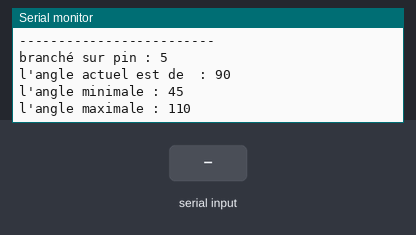
Simulated run of this sketch. Board: Arduino Uno, built with avr-gcc and run on an emulated ATmega328P. Parts: the last lines printed to the serial monitor. The test bench sets the inputs (shaded band).

Above: at 5.4 s.
5.5 s: "90,45\n" received over Serial
At 7.0 s:
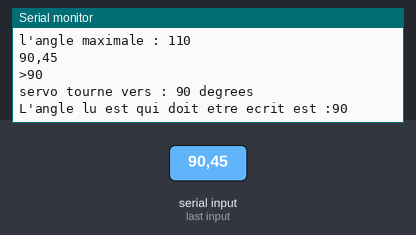
8.0 s: "30,150\n" received over Serial
At 10.2 s:
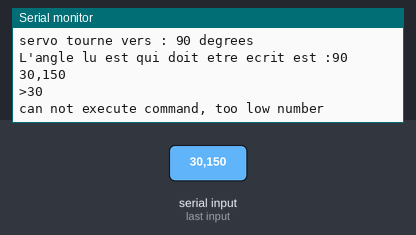
Timing chart, 0 to 11.7 s (numbered marks = the images above; inputs shaded):
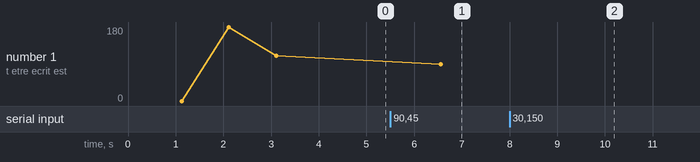

The sketch:

servoClasseAvril.ino
```cpp
#include "ServoM.h"

// dois je le declaré ici en tant que Servo ?
//Servo ServoM;
// je declare ici lobjet pince en tant que servoM et donc en tant que servo , pour utilisé la creation a laide du constructdans le setup au lieu du constructeur a 3 param en init
ServoM pince;
// ci bas la creation de pince avec le constructeur a 3 param, avant de le remplacer par le contrcut
//ServoM pince (5,45,110);

// je mets cette variable mais a terme faut reflichir a comment plutt mettre m_state qui evolue et qui stock a tt moment l'etat actuel
int pos = 0;

void setup() {
  // ici bas jai creéé mon objet a laide de construct en remplacement du constructeur ServoM
  pince.construct(5, 45, 110);
  //ServoM pince (5,45,110);
  // m_pin = pince.construct.pin;
  //Serial.println((String)"le pin depuis le main est :" + m_pin);

  Serial.begin(9600);

  while (!Serial);
  Serial.println("-------------------------");
  Serial.println("HICHEM is loading....");
  delay(1000);
  Serial.println("HICHEM loaded succesfully (ca fait style hein ?)");
  Serial.println("-------------------------");
  Serial.println("calibration du servo...(bababa la nasa tremble)");

   pince.WRITE_Servo_Angle(0);
    delay(1000);
    pince.WRITE_Servo_Angle(180);
    delay(1000);
    pince.WRITE_Servo_Angle(110);
  delay(1000);
  Serial.println("servo calibré");
  Serial.println("-------------------------");
  Serial.println("écrivez la commande à excuté/donnez l'angle ");
  Serial.println("-------------------------");
  pince.afficherEtat();
 // pince.serialEvent();
 pince.getAngleMax(30);

}

void loop() {
 /* for (pos = 50; pos <= 100; pos += 1) {
    // in steps of 1 degree
    pince.WRITE_Servo_Angle(pos);
    // pince.write(pos);
    delay(15);
  }
  for (pos = 100; pos >= 50; pos -= 1) {
    pince.write(pos);
    delay(15);
  } */
  /*// lecture du nombre de caractères disponibles dans le buffer
    int donneesALire = Serial.available();
    if(donneesALire > 0) // si le buffer n'est pas vide
    {
      // Il y a des données, on les lit et on fait du traitement
    }
    // on a fini de traiter la réception ou il n'y a rien à lire    pince.WRITE_Servo_Angle(20);
  */
  /* char choseLue = Serial.read();

    if(choseLue == -1) // si le buffer est vide
    {
       // Rien à lire, rien lu
    }
    else // le buffer n'est pas vide
    {
       // On a lu un caractère
    }
    delay(300);*/

  // pince.WRITE_Servo_Angle(50);

  //    pince.serialEvent();

    for (pos = 50; pos <= 100; pos += 1)
      if (Serial.available())


      {
        String stateString = Serial.readString();
        Serial.println(stateString);
        int state = stateString.toInt();

        if (state < 50)

        {
          Serial.print(">");
          Serial.println(state);
          Serial.println("can not execute command, too low number");

        }

        if (state >= 50 && state < 100)
        {
          Serial.print(">");
          Serial.println(state);
          Serial.print("servo tourne vers : ");
          Serial.print(state);
          Serial.println(" degrees");
          pince.WRITE_Servo_Angle(state);
          delay(1000);


        }

      }
  //pince.afficherEtat();


}
```

ServoM.cpp
```cpp
//
// Created by serik on 24/02/2021.
//
#include <Servo.h>
#include "ServoM.h"

// je doit a chaque fois instancier l'objet dans chaque fonction comment pallier acela stp ?

/* le constructeur que j'ai commenté pour utlisé uniquement le construct plus bas*/
ServoM::ServoM(int pin, int angleMin, int angleMax)
{
  Servo hichem;
  m_pin = pin;
  m_angleMin = angleMin;
  m_angleMax = angleMax;
  m_state = 55;
  hichem.attach(pin);
  hichem.attach(m_pin);

  m_state = hichem.read();
}

void ServoM::construct(int pin, int angleMin, int angleMax)
{
  Servo hichem;
  m_pin = pin;
  m_angleMin = angleMin;
  m_angleMax = angleMax;
  hichem.attach(pin);
  m_state = 55;
  m_state = hichem.read();
}


void ServoM::serialEvent() // déclaration de la fonction d'interruption sur la voie série
{
  int donneesALire = Serial.available();
  if (donneesALire > 0) // si le buffer n'est pas vide
  {
    // Il y a des données, on les lit et on fait du traitement
    Serial.println(donneesALire);
  }

}
void ServoM::getAngleMax(int angle)
{
  hichem.read();
}

void ServoM::getAngleMin(int angle)
{
  hichem.read();
  //Serial.println("ceci est l'angle lu :  " + angle);

}

void ServoM::WRITE_Servo_Angle(int angle)
{
  hichem.write(angle);
  Serial.println((String)"L'angle lu est qui doit etre ecrit est :" + hichem.read());

}

int ServoM::READ_Servo_Angle() const
{
  return m_state;
}

bool ServoM::estAllume() const
{
  if (20 < m_state < 160)
  {
    return true;
  }
  else
  {
    return false;
  }
}

void ServoM::afficherEtat() const
{
  // Serial.println((String)"le servo branché est  : "+ nom_objet);
  Serial.println((String)"branché sur pin : " + m_pin);
  Serial.println((String)"l'angle actuel est de  : " + m_state);
  Serial.println((String)"l'angle minimale : " + m_angleMin);
  Serial.println((String)"l'angle maximale : " + m_angleMax);
}

ServoM::ServoM() = default;
```

ServoM.h
```cpp
//
// Created by serik on 24/02/2021.
//

#ifndef DRONE_SERVOM_H
#define DRONE_SERVOM_H
#include <Servo.h>
#include "arduino.h"
// dois je le declaré ici en tant que Servo ?
//Servo ServoM;

// j'ai fait un heritage en cpp de la classe servo pour eviter les probleme de compil est ce une bonne solution ?
class ServoM : public Servo
{
  private:
    int m_pin{};
    int m_state{};
    int m_angleMin{};
    int m_angleMax{};
    int m_move{};
    Servo hichem;

  public:
    void construct(int pin, int angleMin, int angleMax);
    ServoM();
    ServoM(int pin);
    ServoM(int pin, int angleMin, int angleMax);
    void serialEvent();
    void getAngleMax(int angle);
    void getAngleMin(int angle);
    void WRITE_Servo_Angle(int angle);
    int READ_Servo_Angle() const;
    bool estAllume() const;
    void afficherEtat() const;
};
//ServoM hichem(m_pin, m_state, m_angleMin, m_angleMax, m_move, hichem);
//ServoM MyObject(m_pin);
//ServoM MyObject(m_pin);


#endif //DRONE_SERVOM_H
```

Measured:
- after the input at 5.5 s, the serial monitor: prints a new line after 1.0 s (image 1)
- after the input at 8.0 s, the serial monitor: prints a new line after 1.0 s (image 2)
